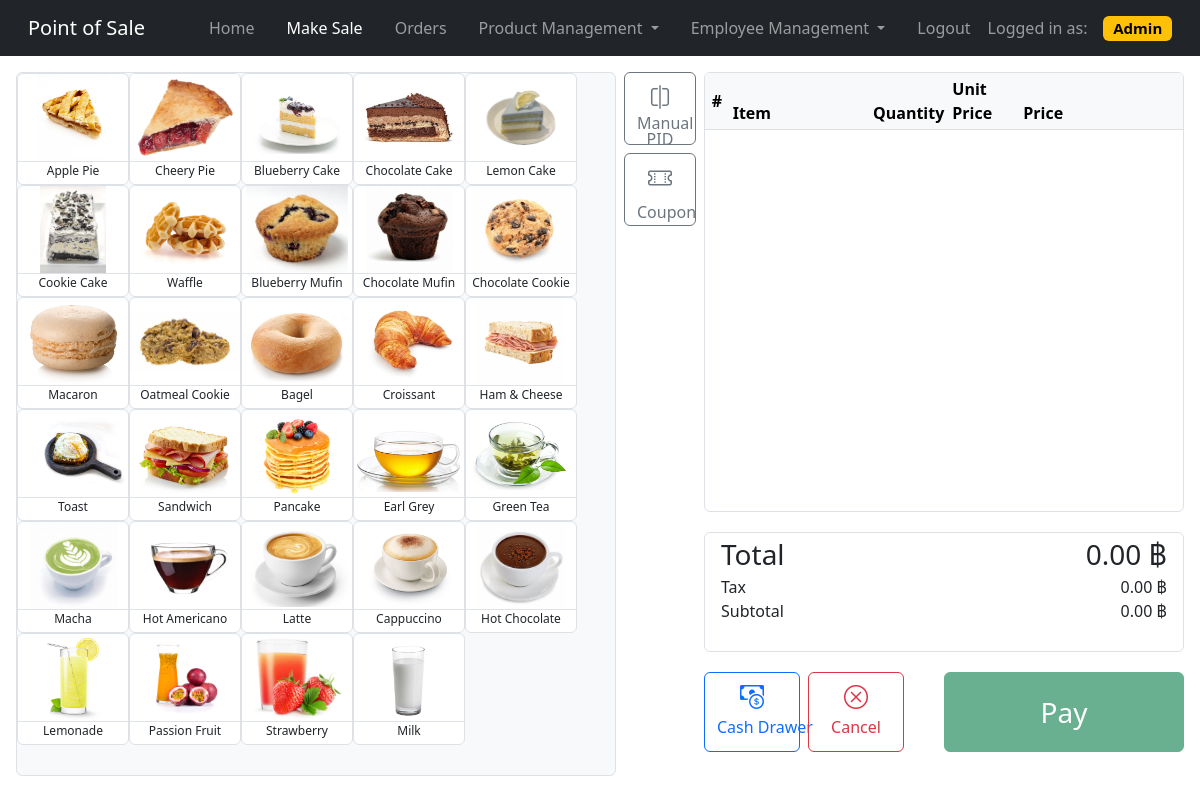
Screenshot of /main/sale.php (signed in) with the database file from the repository.
### tables this page shows
CREATE TABLE `Product` (
  `p_id` int(11) NOT NULL,
  `p_name` varchar(30) NOT NULL,
  `p_detail` varchar(50) DEFAULT NULL,
  `p_price` decimal(9,2) NOT NULL
);

### main/sale.php (the view, shortened to what this page needs)
<!DOCTYPE html>
<html lang="en">
<head>
  <link href="https://cdn.jsdelivr.net/npm/bootstrap@5.2.2/dist/css/bootstrap.min.css" rel="stylesheet" />
  <link rel="stylesheet" href="https://cdn.jsdelivr.net/npm/bootstrap-icons@1.10.1/font/bootstrap-icons.css" />
  <link rel="stylesheet" href="/main/css/style_sale.css" />
</head>
<body style="height: 100vh">
  <nav class="navbar navbar-expand-lg navbar-dark bg-dark">
    <div class="container-fluid">
      <a class="navbar-brand ms-3 me-5" href="/main/dashboard.php">Point of Sale</a>
      <div class="collapse navbar-collapse" id="navbarSupportedContent">
        <ul class="navbar-nav me-auto mb-2 mb-lg-0">
          <li class="nav-item mx-2">
            <a class="nav-link" href="/main/dashboard.php">Home</a>
          </li>
          <li class="nav-item mx-2">
            <a class="nav-link active" href="#">Make Sale</a>
          </li>
          <?php
          if ($_SESSION["user"] == "Admin") {
            echo
            '<li class="nav-item mx-2">
              <a class="nav-link" href="/main/order.php">Orders</a>
            </li>
            <li class="nav-item dropdown mx-2">
              <a
                class="nav-link dropdown-toggle"
                href="#"
                role="button"
                data-bs-toggle="dropdown"
                aria-expanded="false"
              >
                Product Management
              </a>
              <ul class="dropdown-menu">
                <li>
                  <a class="dropdown-item" href="/main/product.php"
                    >Product List</a
                  >
                </li>
                <li><hr class="dropdown-divider" /></li>
                <li>
                  <a class="dropdown-item" href="/main/add_product.php"
                    >Add Product</a
                  >
                </li>
              </ul>
            </li>
            <li class="nav-item dropdown mx-2">
              <a
                class="nav-link dropdown-toggle"
                href="#"
                role="button"
                data-bs-toggle="dropdown"
                aria-expanded="false"
              >
                Employee Management
              </a>
              <ul class="dropdown-menu">
                <li>
                  <a class="dropdown-item" href="/main/employee.php"
                    >Employee List</a
                  >
                </li>
                <li><hr class="dropdown-divider" /></li>
                <li>
                  <a class="dropdown-item" href="/main/add_employee.php"
                    >Add Employee</a
                  >
                </li>
              </ul>
            </li>';
          }
          ?>
          <li class="nav-item mx-2">
            <a class="nav-link" href="/authentication/logout.php">Logout</a>
          </li>
        </ul>
        <span class="navbar-text me-3"> Logged in as: </span>
        <h5 class="my-1 me-3">
          <?php
          if ($_SESSION["user"] == "Admin") {
            echo '<span class="badge text-bg-warning">Admin</span>';
          } else {
            echo '<span class="badge text-bg-secondary">Cashier</span>';
          }
          ?>
        </h5>
      </div>
    </div>
  </nav>
  <div style="height: 88%; width: 50%; float: left; overflow-y: auto;" class="border rounded my-3 ms-3 bg-light">
    <?php
    require_once('../connect.php');
    $q = "SELECT * FROM Product";
    $result = $mysqli->query($q);
    if (!$result) {
      echo "Retrieve Data failed. Error: " . $mysqli->error;
    } else {
      while ($row = $result->fetch_array()) {
        echo "<a class='add-to-cart' id='p-".$row['p_id']."' data-pid='" . $row['p_id'] . "' data-name='" . $row['p_name'] . "' data-price='" . $row['p_price'] . "' style='color: inherit;' href='#'><div class=\"product-list border rounded bg-white\">
              <div class=\"border-bottom\" style=\"width: 100%; height: 80%; display: flex; justify-content: center; align-items: center; overflow: hidden;\">
                <img
                  style=\"max-height: 100%; max-width: 100%; flex-shrink: 0;\"
                  src=\"../product_img/" . $row['p_id'] . ".jpg\"
                  alt=\"...\"
                />
              </div>
              <div style=\"width: 100%; height 20%; text-align: center;\">
                <p style=\"font-size: 1vw;\" class=\"mx-auto fw-light\">" . $row['p_name'] . "</p>
              </div>
            </div></a>";
      }
    }
    ?>
  </div>
  <div style="height: 88%; width: 6%; float: left" class="rounded ms-2 my-3">
    <button style="width: 100%; height: 0; padding-bottom: 90%" type="button" class="btn btn-outline-secondary mb-2" data-bs-toggle="modal" data-bs-target="#manual-pid-modal">
      <i style="font-size: 1.5rem" class="bi bi-vr"></i><br />
      <p style="line-height: 1">Manual PID</p>
    </button>
    <button style="width: 100%; height: 0; padding-bottom: 90%" type="button" class="btn btn-outline-secondary" data-bs-toggle="modal" data-bs-target="#coupon-modal">
      <i style="font-size: 1.5rem" class="bi bi-ticket-perforated"></i><br />
      <p style="line-height: 2">Coupon</p>
    </button>
  </div>
  <div style="height: 55%; width: 40%; float: right; overflow-y: auto;" class="border rounded me-3 mt-3 mb-1">
    <table class="table table-sm table-hover">
      <thead>
        <tr class="table-light">
          <th class="index" style="width: 5%" scope="col">#</th>
          <th style="width: 30%" scope="col">Item</th>
          <th style="width: 15%" scope="col">Quantity</th>
          <th style="width: 15%" scope="col">Unit Price</th>
          <th style="width: 15%" scope="col">Price</th>
          <th style="width: 20%" scope="col"></th>
        </tr>
      </thead>
    </table>
  </div>
  <div style="height: 15%; width: 40%; float: right" class="border rounded me-3 mt-3 mb-1">
    <div class="d-flex bd-highlight mx-3">
      <div class="me-auto fs-3 bd-highlight">Total</div>
      <div id="total-amount" class="fs-3 bd-highlight">0.00</div>
      <div class="fs-3 bd-highlight">&nbsp;฿</div>
    </div>
    <div class="d-flex bd-highlight mx-3">
      <div class="me-auto bd-highlight">Tax</div>
      <div id="tax" class="bd-highlight">0.00</div>
      <div class="bd-highlight">&nbsp;฿</div>
    </div>
    <div class="d-flex bd-highlight mx-3">
      <div class="me-auto bd-highlight">Subtotal</div>
      <div id="sub-total" class="bd-highlight">0.00</div>
      <div class="bd-highlight">&nbsp;฿</div>
    </div>
  </div>
  <div style="height: 10%; width: 40%; float: right" class="rounded me-3 mt-3 mb-1">
    <button style="float: left; height: 100%; width: 20%" type="button" class="btn btn-outline-primary me-2" data-bs-toggle="modal" data-bs-target="#cash-tray-modal">
      <i style="font-size: 1.5rem" class="bi bi-cash-coin"></i><br />
      <p style="white-space: nowrap">Cash Drawer</p>
    </button>
    <a href="/main/sale.php"><button style="float: left; height: 100%; width: 20%" type="button" class="btn btn-outline-danger">
        <i style="font-size: 1.5rem" class="bi bi-x-circle"></i><br />
        <p style="white-space: nowrap">Cancel</p>
      </button></a>
    <form action="../api/cart_process.php" method="POST" style="float: right; height: 100%; width: 50%">
      <button id="pay-button" style="float: right; height: 100%; width: 100%" type="submit" class="btn fs-3 btn-success" name="sub" disabled>
        Pay
      </button>
    </form>
  </div>
</body>
</html>

### main/css/style_sale.css (style rules this page uses)
.product-list { width: 7rem; height: 7rem; float: left; }
.index { text-align: center; vertical-align: middle; }
thead th { position: sticky; top: 0; z-index: 1; }

### rows the page displays
product: shows a picture, p_name "Apple Pie"
product: shows a picture, p_name "Cheery Pie"
product: shows a picture, p_name "Blueberry Cake"
product: shows a picture, p_name "Chocolate Cake"
product: shows a picture, p_name "Lemon Cake"
product: shows a picture, p_name "Cookie Cake"
product: shows a picture, p_name "Waffle"
product: shows a picture, p_name "Blueberry Mufin"
product: shows a picture, p_name "Chocolate Mufin"
product: shows a picture, p_name "Chocolate Cookie"
product: shows a picture, p_name "Macaron"
product: shows a picture, p_name "Oatmeal Cookie"
product: shows a picture, p_name "Bagel"
product: shows a picture, p_name "Croissant"
product: shows a picture, p_name "Ham & Cheese"
product: shows a picture, p_name "Toast"
product: shows a picture, p_name "Sandwich"
product: shows a picture, p_name "Pancake"
product: shows a picture, p_name "Earl Grey"
product: shows a picture, p_name "Green Tea"
product: shows a picture, p_name "Macha"
product: shows a picture, p_name "Hot Americano"
product: shows a picture, p_name "Latte"
product: shows a picture, p_name "Cappuccino"
product: shows a picture, p_name "Hot Chocolate"
product: shows a picture, p_name "Lemonade"
product: shows a picture, p_name "Passion Fruit"
product: shows a picture, p_name "Strawberry"
product: shows a picture, p_name "Milk"
